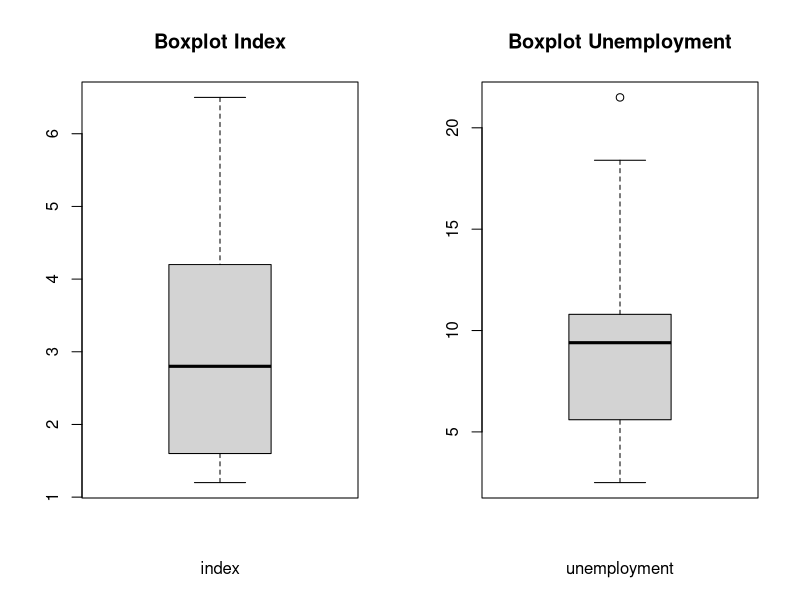
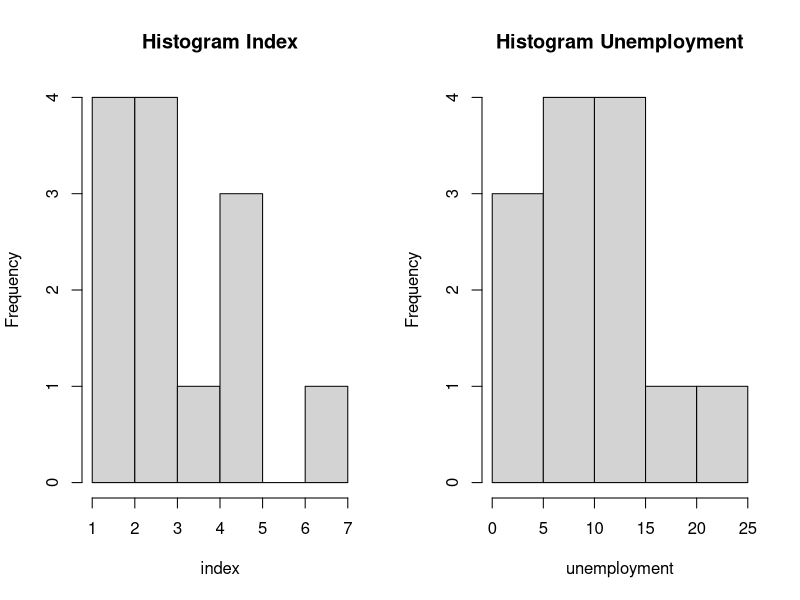
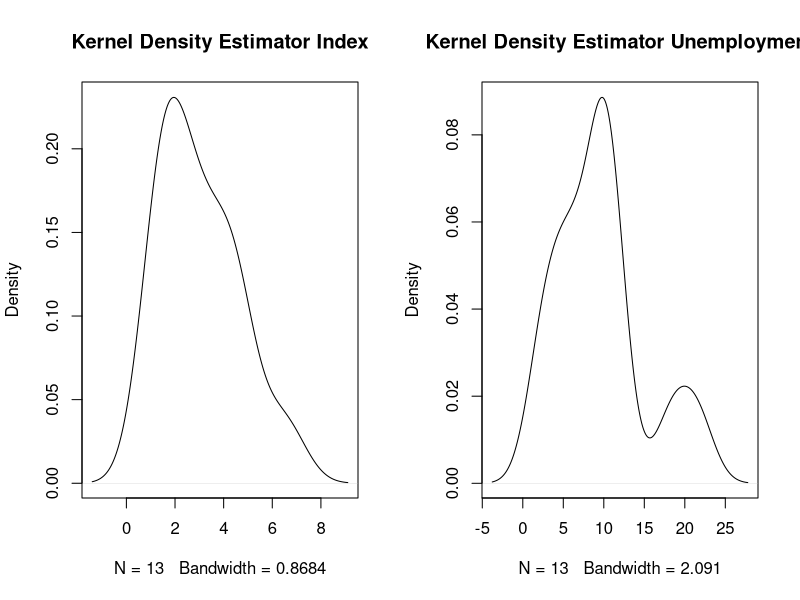
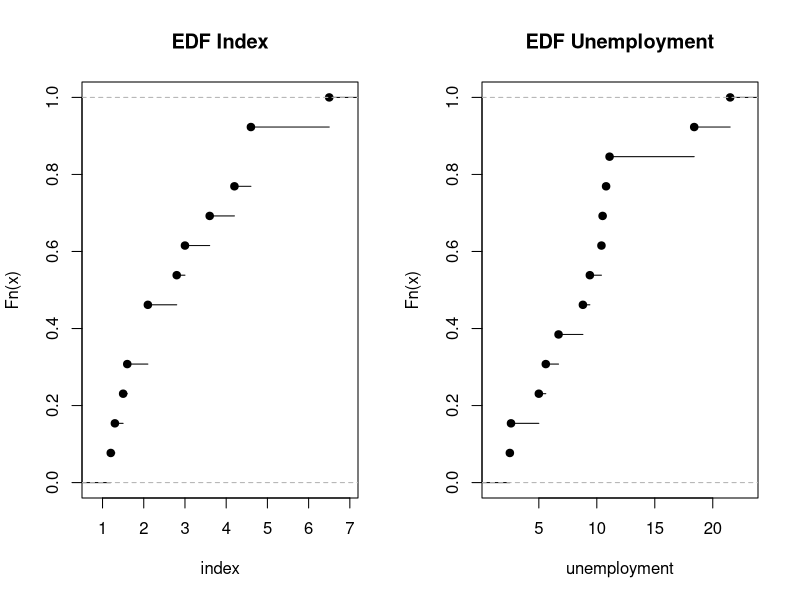

Recreate these plots in R, in order.
## ---- chunk 1
setwd("C:/Users/darre/Desktop/ASDOS OSP/W2")
df = read.csv('exercise2.csv', header = T, sep=";");df
attach(df)

## ---- chunk 2
max_x = max(index)
max_y = max(unemployment)
subset(Land, index==max_x)
subset(Land, unemployment==max_y)

min_x = min(index)
min_y = min(unemployment)
subset(Land, index==min_x)
subset(Land, unemployment==min_y)

## ---- chunk 3
range_x = max_x - min_x;range_x
range_y = max_y - min_y;range_y
## ---- chunk 4
quant_x = quantile(index, c(0.25,0.75));quant_x
quant_y = quantile(unemployment, c(0.25,0.75));quant_y
## ---- chunk 5
med_x = median(index);med_x
med.x = quantile(index, 0.5);med.x
med_y = median(unemployment);med_y
med.y = quantile(unemployment, 0.5);med.y
## ---- chunk 6
qdiff_x = quant_x[2]-quant_x[1];qdiff_x
qdiff_y = quant_y[2]-quant_y[1];qdiff_y
## ---- chunk 7
mean_x = mean(index);mean_x
mean.x = sum(index)/length(index);mean.x
mean_y = mean(unemployment);mean_y
mean.y = sum(unemployment)/length(unemployment)
## ---- chunk 8
mad_x = median(abs(index- med_x));mad_x
mad_y = median(abs(unemployment - med_y));mad_y
## ---- chunk 9
var_x = var(index)
var.x = sum((index - mean_x)^2) / (length(index) - 1)
var_y = var(unemployment)
var.y = sum((unemployment - mean_y)^2) / (length(unemployment) - 1)

## ---- chunk 10
std_x = sqrt(var_x)
std.x = sd(index)
std_y = sqrt(var_y)
std.y = sd(unemployment)
## ---- chunk 11
par(mfrow=c(1,2))
boxplot(index, main="Boxplot Index", xlab = "index")
boxplot(unemployment, main="Boxplot Unemployment", xlab = "unemployment")
hist(index, main = "Histogram Index")
hist(unemployment, main = "Histogram Unemployment")
density_x = density(index)
density_y = density(unemployment)
plot(density_x, main = "Kernel Density Estimator Index")
plot(density_y, main = "Kernel Density Estimator Unemployment")
ecdf_x = ecdf(index)
ecdf_y = ecdf(unemployment)
plot(ecdf_x, xlab = "index", main = "EDF Index")
plot(ecdf_y, xlab = "unemployment", main = "EDF Unemployment")
## ---- chunk 12
cov_xy = cov(index, unemployment);cov_xy
xy_cov = (1/(length(index) - 1)) * sum(index*unemployment) - 
  ((length(index)/(length(index) - 1)) * (mean_x*mean_y));xy_cov
cov_xx = cov(index, index);cov_xx
cov_yy = cov(unemployment, unemployment);cov_yy
dframe = data.frame(index, unemployment);dframe
cov.xy = cov(dframe);cov.xy
## ---- chunk 13
cor = cor(index,unemployment);cor
cor_xy = cov_xy / sqrt(cov_xx * cov_yy); cor_xy
## ---- chunk 14
rank_x = rank(index);rank_x
rank_y = rank(unemployment);rank_y
## ---- chunk 15
cor_rank = cor(rank_x, rank_y);cor_rank
r_rank = sum((rank_x-mean(rank_x))*(rank_y-mean(rank_y))) / 
  sqrt(sum((rank_x-mean(rank_x))^2) * sum((rank_y-mean(rank_y))^2));r_rank
## ---- chunk 16
alpha = 0.05
ci_x = c(mean_x - (qnorm(1-alpha/2)*std_x)/sqrt(length(index)), 
         mean_x + (qnorm(1-alpha/2)*std_x)/sqrt(length(index)))

ci_y = c(mean_y - (qnorm(1-alpha/2)*std_y)/sqrt(length(unemployment)), 
         mean_y + (qnorm(1-alpha/2)*std_y)/sqrt(length(unemployment)))
ci_x
ci_y
## ---- chunk 17
t.test(index, alternative = "g", mu = 3)

t_x = (mean_x-3)/std_x * sqrt(length(index));t_x
pt(t_x, df = length(index) - 1, lower.tail = F)
# if pval < alpha -> tolak H0
ci_t = c(mean_x - 1/sqrt(length(index))* qt(1-alpha, length(index)-1) * std_x, Inf);ci_t
## ---- chunk 18
t.test(index, unemployment, mu = 0, alternative = "t", var.equal = T)

t_xy = (mean_x - mean_y) / sqrt((length(index)+length(unemployment))/(length(index)*length(unemployment))*
                              ((length(index)-1)*var_x+(length(unemployment)-1)*var_y)/(length(index)+length(unemployment)-2));t_xy

2*pt(t_xy, df = length(index)+length(unemployment)-2)
# if pval < alpha -> tolak H0

# daerah penolakan
c(-qt(1-alpha/2, df = length(index)+length(unemployment)-2), qt(1-alpha/2, df = length(index)+length(unemployment)-2))

if(-qt(1-alpha/2, df = length(index)+length(unemployment)-2) <= t_xy && t_xy <= qt(1-alpha/2, df = length(index)+length(unemployment)-2)){
  print("Gagal Tolak H0")
}else{
  print("Tolak H0")
}

if(t_xy <= -qt(alpha/2, df = length(index)+length(unemployment)-2) || t_xy >= qt(alpha/2, df = length(index)+length(unemployment)-2)){
  print("Tolak H0")
}else{
  print("Gagal Tolak H0")
}
## ---- chunk 19
var.test(index, unemployment)

ftest = var_x / var_y
pf(ftest, df1 = length(index), df2 = length(unemployment))
# if pf < alpha -> tolak H0

# daerah penolakan
c(qf(1-alpha/2, df1 = length(index)-1, df2 = length(unemployment)-1), qf(alpha/2, df1 = length(index)-1, df2 = length(unemployment)-1))

if(ftest <= qf(1-alpha/2, df1 = length(index)-1, df2 = length(unemployment)-1) || ftest >= qf(alpha/2, df1 = length(index)-1, df2 = length(unemployment)-1)){
  print("Tolak H0")
}else{
  print("Gagal Tolak H0")
}
